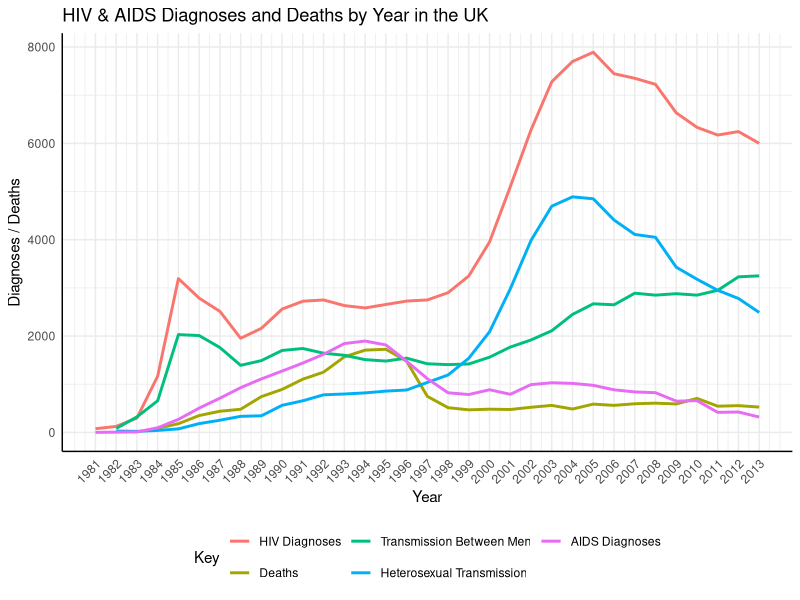
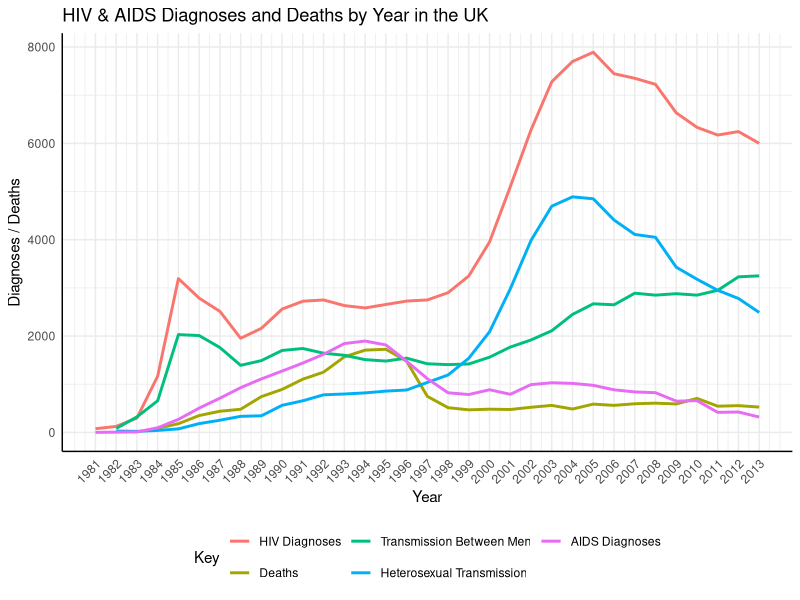

Write R code to recreate these figures, in order.
library(ggplot2)

HIV <- read.csv("HIV-data.csv", na.strings="")

#ggplot(HIV, aes(x = Year, )) + geom_line()

#ggplot(HIV, aes(Year)) +   geom_line(aes(y = Diagnoses)) +   geom_line(aes(y = Deaths)) +   geom_line(aes(y = MSM)) +   geom_line(aes(y = Hetro))

library("reshape2")

HIV_long <- melt(HIV, id="Year")

ggplot(data=HIV_long,aes(x=Year, y=value, colour=variable)) +
	geom_line(size=1) +
	labs(x="Year", y="Diagnoses / Deaths", title="HIV & AIDS Diagnoses and Deaths by Year in the UK", color="Color") +
	scale_x_continuous(breaks=1981:2013) +
	scale_color_discrete(name="Key",breaks=c("Diagnoses","Deaths", "MSM", "Hetro","AIDS"),labels=c("HIV Diagnoses","Deaths","Transmission Between Men","Heterosexual Transmission","AIDS Diagnoses")) +
	theme_minimal() +
	theme(legend.position="bottom",axis.text.x = element_text(angle=45,hjust=1),axis.line = element_line(size = 0.5, linetype = "solid",colour = "black")) +
	guides(col = guide_legend(nrow = 2))

ggsave(file="HIV.pdf", width=8, height=5)